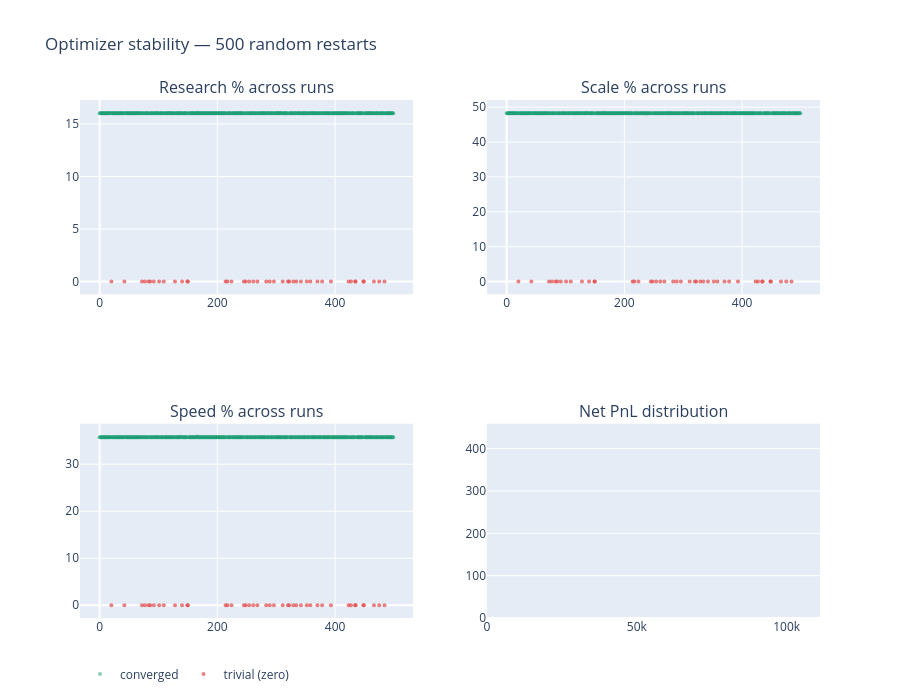

Notebook code for this chart:
### Code cell
np.random.seed(42)
N = 500
results = []

for _ in range(N):
    a, b, c = np.random.dirichlet([1,1,1]) * np.random.uniform(0, 100)
    res = minimize(
        neg_pnl, [a, b, c],
        method="SLSQP",
        bounds=[(0,100),(0,100),(0,100)],
        constraints=[{"type":"ineq","fun": lambda x: 100 - sum(x)}],
        options={"ftol":1e-12,"maxiter":10_000}
    )
    if res.success or res.fun < 0:
        r, sc, sp = res.x
        results.append({"r": r, "sc": sc, "sp": sp, "pnl": -res.fun, "total": r+sc+sp})

df = pd.DataFrame(results)
is_zero = df["total"] < 1
is_opt  = ~is_zero

# --- 4-panel stability figure ---
fig = make_subplots(
    rows=2, cols=2,
    subplot_titles=[
        "Research % across runs",
        "Scale % across runs",
        "Speed % across runs",
        "Net PnL distribution",
    ]
)

idx = list(range(len(df)))

for col_name, row, col, title in [("r",1,1,"Research %"), ("sc",1,2,"Scale %"), ("sp",2,1,"Speed %")]:
    fig.add_trace(go.Scatter(
        x=[i for i in idx if is_opt.iloc[i]],
        y=df[col_name][is_opt].values,
        mode="markers", marker=dict(color="#1D9E75", size=4, opacity=0.5),
        name="converged", legendgroup="converged", showlegend=(col_name=="r")
    ), row=row, col=col)
    fig.add_trace(go.Scatter(
        x=[i for i in idx if is_zero.iloc[i]],
        y=df[col_name][is_zero].values,
        mode="markers", marker=dict(color="#E24B4A", size=4, opacity=0.7),
        name="trivial (zero)", legendgroup="zero", showlegend=(col_name=="r")
    ), row=row, col=col)

# PnL histogram
fig.add_trace(go.Histogram(
    x=df["pnl"][is_opt],
    nbinsx=40, marker_color="#1D9E75", opacity=0.8,
    name="PnL (converged)", showlegend=False
), row=2, col=2)
fig.add_trace(go.Histogram(
    x=df["pnl"][is_zero],
    nbinsx=5, marker_color="#E24B4A", opacity=0.8,
    name="PnL (trivial)", showlegend=False
), row=2, col=2)

fig.update_layout(
    title="Optimizer stability — 500 random restarts",
    height=700, barmode="overlay",
    legend=dict(orientation="h", y=-0.08)
)
fig.show()

### Figure 1 — Plotly figure (JSON) as saved in the notebook; plotly's stock layout.template omitted (floating-point values rounded to 4 significant figures; data arrays with more than 128 entries replaced by an {"elided": "..."} marker saying what was removed)
{"data": [{"legendgroup": "converged", "marker": {"color": "#1D9E75", "opacity": 0.5, "size": 4}, "mode": "markers", "name": "converged", "showlegend": true, "type": "scatter", "x": {"elided": "456 int values"}, "xaxis": "x", "y": {"elided": "456 float values"}, "yaxis": "y"}, {"legendgroup": "zero", "marker": {"color": "#E24B4A", "opacity": 0.7, "size": 4}, "mode": "markers", "name": "trivial (zero)", "showlegend": true, "type": "scatter", "x": [20, 42, 72, 77, 83, 86, 92, 101, 109, 128, 140, 149, 150, 214, 217, 224, 245, 248, 254, 261, 268, 283, 289, 296, 311, 320, 322, 329, 334, 342, 352, 358, 370, 378, 393, 423, 427, 434, 435, 448, 449, 466, 475, 484], "xaxis": "x", "y": [0.0, 0.0, 0.0, 0.0, 0.0, 0.0, 0.0, 0.0, 0.0, 0.0, 0.0, 0.0, 0.0, 2.524e-09, 0.0, 0.0, 0.0, 0.0, 0.0, 0.0, 0.0, 0.0, 0.0, 0.0, 0.0, 0.0, 0.0, 0.0, 0.0, 0.0, 0.0, 0.0, 0.0, 0.0, 0.0, 0.0, 0.0, 0.0, 0.0, 0.0, 0.0, 0.0, 0.0, 0.0], "yaxis": "y"}, {"legendgroup": "converged", "marker": {"color": "#1D9E75", "opacity": 0.5, "size": 4}, "mode": "markers", "name": "converged", "showlegend": false, "type": "scatter", "x": {"elided": "456 int values"}, "xaxis": "x2", "y": {"elided": "456 float values"}, "yaxis": "y2"}, {"legendgroup": "zero", "marker": {"color": "#E24B4A", "opacity": 0.7, "size": 4}, "mode": "markers", "name": "trivial (zero)", "showlegend": false, "type": "scatter", "x": [20, 42, 72, 77, 83, 86, 92, 101, 109, 128, 140, 149, 150, 214, 217, 224, 245, 248, 254, 261, 268, 283, 289, 296, 311, 320, 322, 329, 334, 342, 352, 358, 370, 378, 393, 423, 427, 434, 435, 448, 449, 466, 475, 484], "xaxis": "x2", "y": [0.0, 0.0, 0.0, 0.0, 0.0, 0.0, 0.0, 0.0, 0.0, 0.0, 0.0, 0.0, 0.0, 3.001e-09, 0.0, 0.0, 0.0, 0.0, 0.0, 0.0, 0.0, 0.0, 0.0, 0.0, 0.0, 0.0, 0.0, 0.0, 0.0, 0.0, 0.0, 0.0, 0.0, 0.0, 0.0, 0.0, 0.0, 0.0, 0.0, 0.0, 0.0, 0.0, 0.0, 0.0], "yaxis": "y2"}, {"legendgroup": "converged", "marker": {"color": "#1D9E75", "opacity": 0.5, "size": 4}, "mode": "markers", "name": "converged", "showlegend": false, "type": "scatter", "x": {"elided": "456 int values"}, "xaxis": "x3", "y": {"elided": "456 float values"}, "yaxis": "y3"}, {"legendgroup": "zero", "marker": {"color": "#E24B4A", "opacity": 0.7, "size": 4}, "mode": "markers", "name": "trivial (zero)", "showlegend": false, "type": "scatter", "x": [20, 42, 72, 77, 83, 86, 92, 101, 109, 128, 140, 149, 150, 214, 217, 224, 245, 248, 254, 261, 268, 283, 289, 296, 311, 320, 322, 329, 334, 342, 352, 358, 370, 378, 393, 423, 427, 434, 435, 448, 449, 466, 475, 484], "xaxis": "x3", "y": [0.0, 0.0, 0.0, 0.0, 0.0, 0.0, 0.0, 0.0, 0.0, 0.0, 0.0, 0.0, 0.0, 7.763e-09, 0.0, 0.0, 0.0, 0.0, 0.0, 0.0, 0.0, 0.0, 0.0, 0.0, 0.0, 0.0, 0.0, 0.0, 0.0, 0.0, 0.0, 0.0, 0.0, 0.0, 0.0, 0.0, 0.0, 0.0, 0.0, 0.0, 0.0, 0.0, 0.0, 0.0], "yaxis": "y3"}, {"marker": {"color": "#1D9E75"}, "name": "PnL (converged)", "nbinsx": 40, "opacity": 0.8, "showlegend": false, "type": "histogram", "x": {"elided": "456 float values"}, "xaxis": "x4", "yaxis": "y4"}, {"marker": {"color": "#E24B4A"}, "name": "PnL (trivial)", "nbinsx": 5, "opacity": 0.8, "showlegend": false, "type": "histogram", "x": [0.0, 0.0, 0.0, 0.0, 0.0, 0.0, 0.0, 0.0, 0.0, 0.0, 0.0, 0.0, 0.0, -6.644e-06, 0.0, 0.0, 0.0, 0.0, 0.0, 0.0, 0.0, 0.0, 0.0, 0.0, 0.0, 0.0, 0.0, 0.0, 0.0, 0.0, 0.0, 0.0, 0.0, 0.0, 0.0, 0.0, 0.0, 0.0, 0.0, 0.0, 0.0, 0.0, 0.0, 0.0], "xaxis": "x4", "yaxis": "y4"}], "layout": {"annotations": [{"font": {"size": 16}, "showarrow": false, "text": "Research % across runs", "x": 0.225, "xanchor": "center", "xref": "paper", "y": 1, "yanchor": "bottom", "yref": "paper"}, {"font": {"size": 16}, "showarrow": false, "text": "Scale % across runs", "x": 0.775, "xanchor": "center", "xref": "paper", "y": 1, "yanchor": "bottom", "yref": "paper"}, {"font": {"size": 16}, "showarrow": false, "text": "Speed % across runs", "x": 0.225, "xanchor": "center", "xref": "paper", "y": 0.375, "yanchor": "bottom", "yref": "paper"}, {"font": {"size": 16}, "showarrow": false, "text": "Net PnL distribution", "x": 0.775, "xanchor": "center", "xref": "paper", "y": 0.375, "yanchor": "bottom", "yref": "paper"}], "barmode": "overlay", "height": 700, "legend": {"orientation": "h", "y": -0.08}, "title": {"text": "Optimizer stability — 500 random restarts"}, "xaxis": {"anchor": "y", "domain": [0, 0.45]}, "xaxis2": {"anchor": "y2", "domain": [0.55, 1]}, "xaxis3": {"anchor": "y3", "domain": [0, 0.45]}, "xaxis4": {"anchor": "y4", "domain": [0.55, 1]}, "yaxis": {"anchor": "x", "domain": [0.625, 1]}, "yaxis2": {"anchor": "x2", "domain": [0.625, 1]}, "yaxis3": {"anchor": "x3", "domain": [0, 0.375]}, "yaxis4": {"anchor": "x4", "domain": [0, 0.375]}}}
